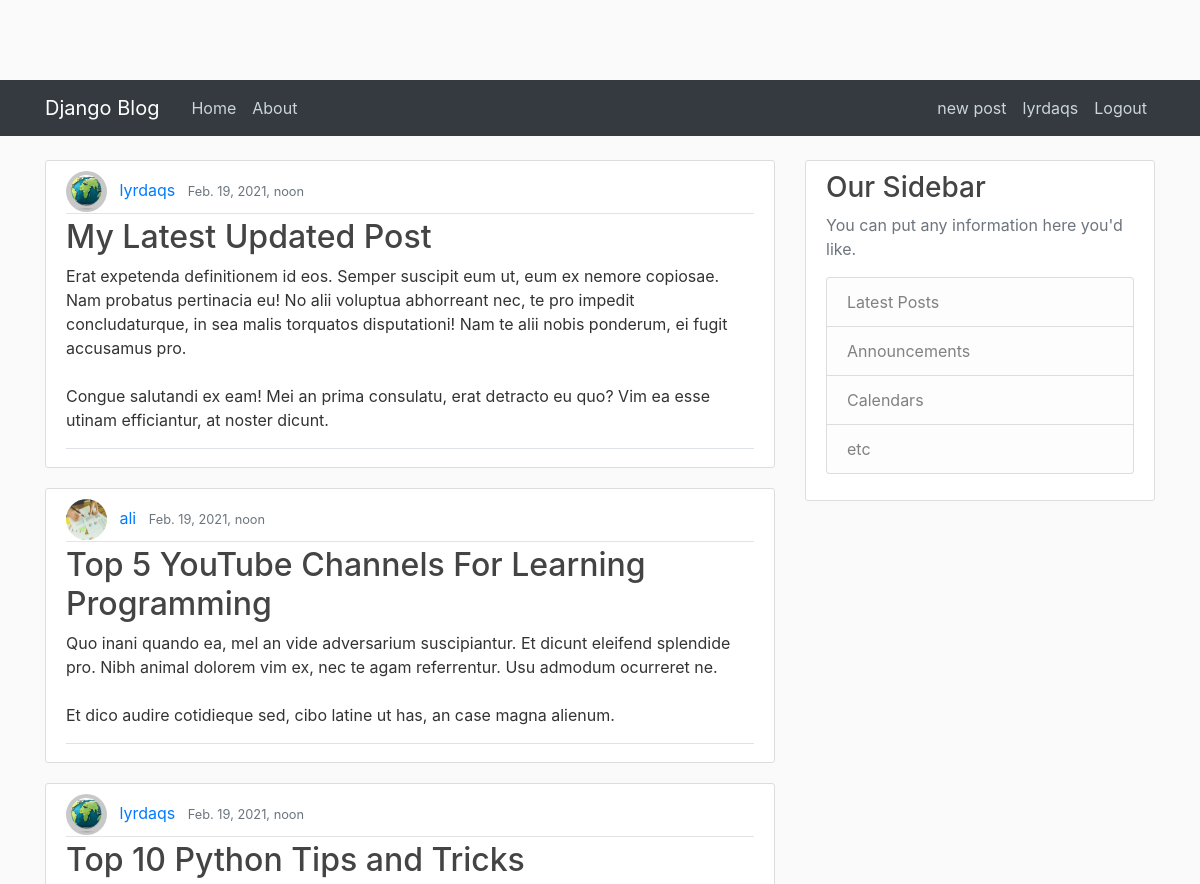
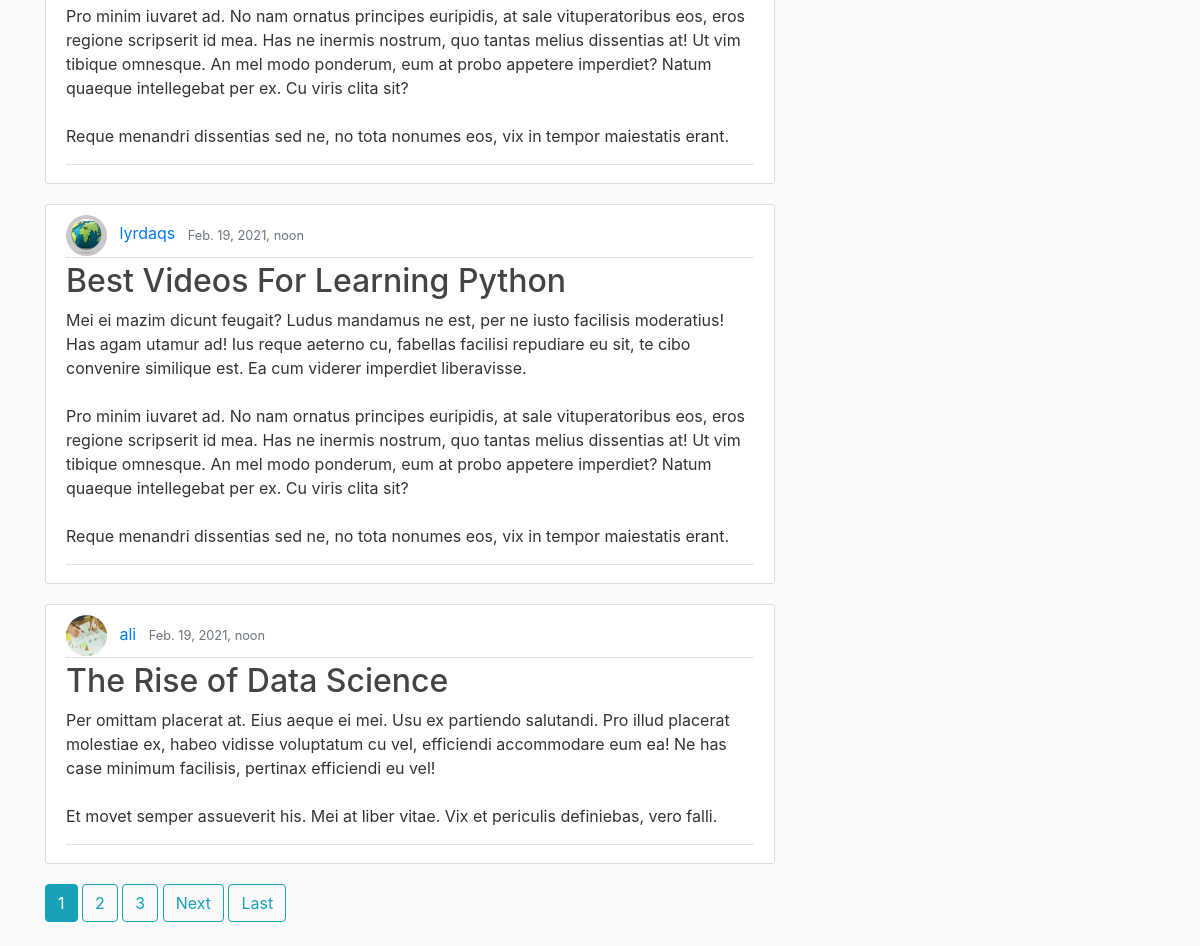
The app's page / (signed in) with its own data (2 pictures, top to bottom).
### posts/models.py (models this page shows, shortened)
class Post(models.Model):
    title = models.CharField(max_length = 100)
    text = models.TextField()
    date_posted = models.DateTimeField(default = timezone.now)
    author = models.ForeignKey(User,on_delete=models.CASCADE)

### users/models.py (models this page shows, shortened)
class Profile(models.Model):
    img = models.ImageField(default='default.jpg', upload_to="user_image")
    user = models.OneToOneField(User,on_delete=models.CASCADE)

### posts/views.py (the view)
# urls.py: path('', PostListView.as_view() , name='blog-home'),
class PostListView(ListView):
    model = Post
    template_name = 'posts/index.html'
    context_object_name = 'posts'
    ordering = ['-date_posted']
    paginate_by = 5

### templates/posts/index.html (shortened to what this page needs)
 {% extends "posts/base.html" %} {% block content %} {% for post in posts %}
<article class="media content-section">
    <div class="media-body border-bottom mb-2">
        <div class="article-metadata">
            <img class="rounded-circle" style="width: 41px;
            height: 41px;margin-right: 8px;" src="{{ post.author.profile.img.url }}">
            <a class="mr-2" href="{% url 'author-posts' post.author.username %}">{{ post.author }}</a>
            <small class="text-muted">{{ post.date_posted }}</small>
        </div>
        <h2><a class="article-title" href="{% url 'post-detail' post.id %}">{{ post.title }}</a></h2>
        <p class="article-content">{{ post.text }}</p>
    </div>
</article>
{% endfor %}
{% if is_paginated %}
      {% for num in page_obj.paginator.page_range %}
        {% if page_obj.number == num %}
          <a class="btn btn-info mb-4" href="?page={{ num }}">{{ num }}</a>
        {% elif num > page_obj.number|add:'-3' and num < page_obj.number|add:'3' %}
          <a class="btn btn-outline-info mb-4" href="?page={{ num }}">{{ num }}</a>
        {% endif %}
      {% endfor %}
      {% if page_obj.has_next %}
        <a class="btn btn-outline-info mb-4" href="?page={{ page_obj.next_page_number }}">Next</a>
        <a class="btn btn-outline-info mb-4" href="?page={{ page_obj.paginator.num_pages }}">Last</a>
      {% endif %}
{% endif %}
{% endblock %}

### templates/posts/base.html (shortened to what this page needs)
{% load static %}
<!DOCTYPE html>
<html>
<head>
    <link rel="stylesheet" href="https://maxcdn.bootstrapcdn.com/bootstrap/4.0.0/css/bootstrap.min.css">
    <link rel="stylesheet" type="text/css" href="{% static 'blog/main.css' %}">
</head>
<body>
    <header class="site-header">
        <nav class="navbar navbar-expand-md navbar-dark bg-dark">
            <div class="container">
                <a class="navbar-brand mr-4" href="{% url 'blog-home' %}">Django Blog</a>
                <div class="collapse navbar-collapse" id="navbarToggle">
                    <div class="navbar-nav mr-auto">
                        <a class="nav-item nav-link" href="{% url 'blog-home' %}">Home</a>
                        <a class="nav-item nav-link" href="{% url 'blog-about' %}">About</a>
                    </div>
                    <div class="navbar-nav">
                        {% if user.is_authenticated %}
                        <a class="nav-item nav-link" href="{% url 'post-create' %}">new post</a>
                        <a class="nav-item nav-link" href="{% url 'user-profile' %}">{{user.username}}</a>
                        <a class="nav-item nav-link" href="{% url 'user-logout' %}">Logout</a> {% else %}
                        <a class="nav-item nav-link" href="{% url 'user-login' %}">Login</a>
                        <a class="nav-item nav-link" href="{% url 'user-register' %}">Register</a> {% endif %}
                    </div>
                </div>
            </div>
        </nav>
    </header>
    <main role="main" class="container mt-4">
        <div class="row">
            <div class="col-md-8">
                 {% block content %}{% endblock %}
            </div>
            <div class="col-md-4">
                <div class="content-section">
                    <h3>Our Sidebar</h3>
                    <p class='text-muted'>You can put any information here you'd like.
                        <ul class="list-group">
                            <li class="list-group-item list-group-item-light">Latest Posts</li>
                            <li class="list-group-item list-group-item-light">Announcements</li>
                            <li class="list-group-item list-group-item-light">Calendars</li>
                            <li class="list-group-item list-group-item-light">etc</li>
                        </ul>
                    </p>
                </div>
            </div>
        </div>
    </main>
</body>
</html>

### static/blog/main.css (style rules this page uses)
body { background: #fafafa; color: #333333; margin-top: 5rem; }
h1, h2, h3, h4, h5, h6 { color: #444444; }
ul { margin: 0; }
.site-header .navbar-nav .nav-link { color: #cbd5db; }
.content-section { background: #ffffff; padding: 10px 20px; border: 1px solid #dddddd; border-radius: 3px; margin-bottom: 20px; }
.article-title { color: #444444; }
.article-content { white-space: pre-line; }
.article-metadata { padding-bottom: 1px; margin-bottom: 4px; border-bottom: 1px solid #e3e3e3 }

### records on screen
Post: author.profile.img (picture), author "lyrdaqs", date_posted "Feb. 19, 2021, noon", title "My Latest Updated Post", text "Erat expetenda definitionem id eos. Semper suscipit eum ut, eum ex nemore copiosae. Nam probatus pertinacia eu! No alii voluptua abhorreant nec, te pro impedit concludaturque, in sea malis torquatos disputationi! Nam te alii nobis ponderum, ei fugit accusamus pro. Congue salutandi ex eam! Mei an prima consulatu, erat detracto eu quo? Vim ea esse utinam efficiantur, at noster dicunt."
Post: author.profile.img (placeholder picture), author "ali", date_posted "Feb. 19, 2021, noon", title "Top 5 YouTube Channels For Learning Programming", text "Quo inani quando ea, mel an vide adversarium suscipiantur. Et dicunt eleifend splendide pro. Nibh animal dolorem vim ex, nec te agam referrentur. Usu admodum ocurreret ne. Et dico audire cotidieque sed, cibo latine ut has, an case magna alienum."
Post: author.profile.img (picture), author "lyrdaqs", date_posted "Feb. 19, 2021, noon", title "Top 10 Python Tips and Tricks", text "Pro minim iuvaret ad. No nam ornatus principes euripidis, at sale vituperatoribus eos, eros regione scripserit id mea. Has ne inermis nostrum, quo tantas melius dissentias at! Ut vim tibique omnesque. An mel modo ponderum, eum at probo appetere imperdiet? Natum quaeque intellegebat per ex. Cu viris clita sit? Reque menandri dissentias sed ne, no tota nonumes eos, vix in tempor maiestatis erant."
Post: author.profile.img (picture), author "lyrdaqs", date_posted "Feb. 19, 2021, noon", title "Best Videos For Learning Python", text "Mei ei mazim dicunt feugait? Ludus mandamus ne est, per ne iusto facilisis moderatius! Has agam utamur ad! Ius reque aeterno cu, fabellas facilisi repudiare eu sit, te cibo convenire similique est. Ea cum viderer imperdiet liberavisse. Pro minim iuvaret ad. No nam ornatus principes euripidis, at sale vituperatoribus eos, eros regione scripserit id mea. Has ne inermis nostrum, quo tantas melius dissentias at! Ut vim tibique omnesque. An mel modo ponderum, eum at probo appetere imperdiet? Natum quaeque intellegebat per ex. Cu viris clita sit? Reque menandri dissentias sed ne, no tota nonumes eos, vix in tempor maiestatis erant."
Post: author.profile.img (placeholder picture), author "ali", date_posted "Feb. 19, 2021, noon", title "The Rise of Data Science", text "Per omittam placerat at. Eius aeque ei mei. Usu ex partiendo salutandi. Pro illud placerat molestiae ex, habeo vidisse voluptatum cu vel, efficiendi accommodare eum ea! Ne has case minimum facilisis, pertinax efficiendi eu vel! Et movet semper assueverit his. Mei at liber vitae. Vix et periculis definiebas, vero falli."

### other values on screen
{{ user.username }} "lyrdaqs"
{{ num }} "1"
{{ num }} "2" "3"
